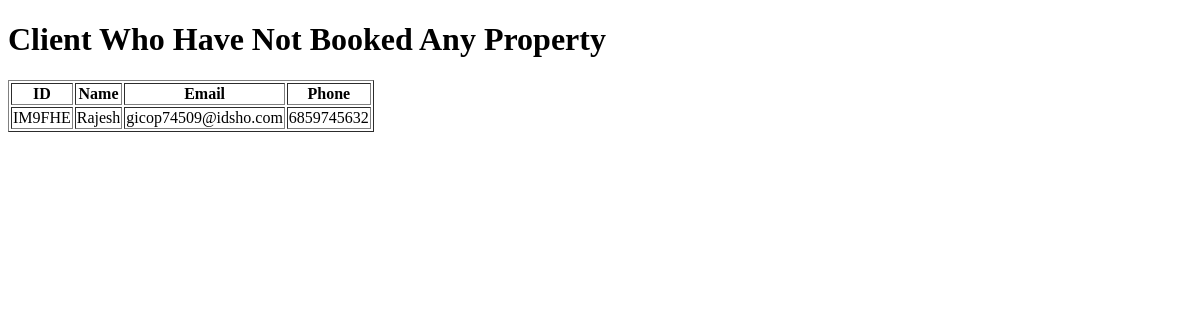
The app's page /clients_without_bookings, older data.
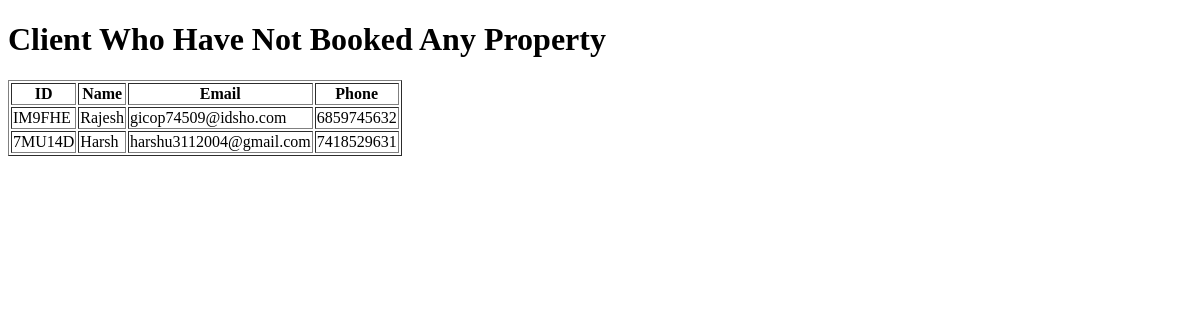
The same page, newer data.
### app.py (models this page shows)
class Client(db.Model):
    id = db.Column(db.String(6), primary_key=True, default=lambda: ''.join(secrets.choice(string.ascii_uppercase + string.digits) for _ in range(6)))
    name = db.Column(db.String(100), nullable=False)
    email = db.Column(db.String(100), unique=True, nullable=False)
    phone = db.Column(db.String(10), unique=True, nullable=False)
    password = db.Column(db.String(128), nullable=False)
    photo = db.Column(db.String(200))

### app.py (the view)
@app.route('/clients_without_bookings')
def clients_without_bookings():
    clients = db.session.query(Client).outerjoin(PropertyBooked, Client.id == PropertyBooked.cid).filter(PropertyBooked.id == None).all()
    return render_template('clients_without_bookings.html', clients=clients)

### templates/clients_without_bookings.html (shortened to what this page needs)
<!DOCTYPE html>
<html lang="en">
<head>
</head>
<body>
    <h1>Client Who Have Not Booked Any Property </h1>
    <table border="1">
        <thead>
            <tr>
                <th>ID</th>
                <th>Name</th>
                <th>Email</th>
                <th>Phone</th>
            </tr>
        </thead>
        <tbody>
            {% for client in clients %}
            <tr>
                <td>{{ client.id }}</td>
                <td>{{ client.name }}</td>
                <td>{{ client.email }}</td>
                <td>{{ client.phone }}</td>
            </tr>
            {% endfor %}
        </tbody>
    </table>
</body>
</html>

Row changes from the older to the newer data that the page shows:
added Client: id "7MU14D", name "Harsh", email "harshu3112004@gmail.com", phone "7418529631"
